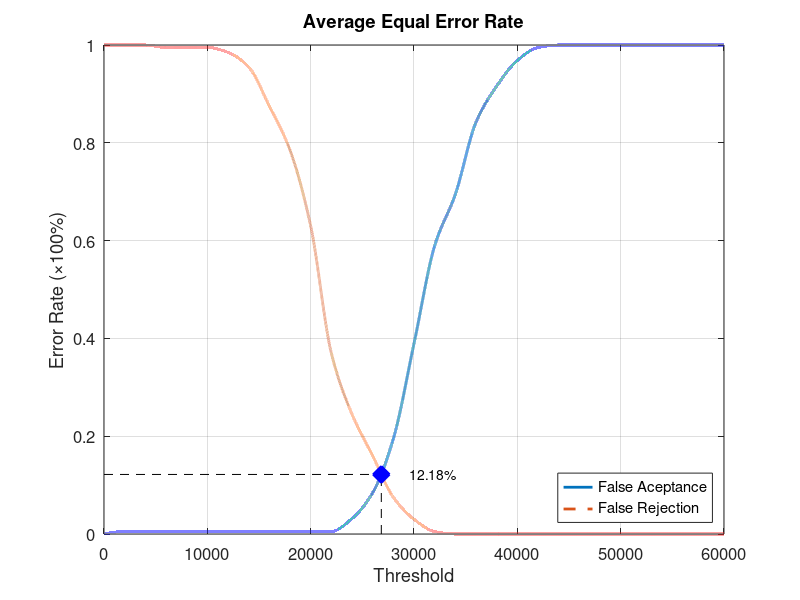
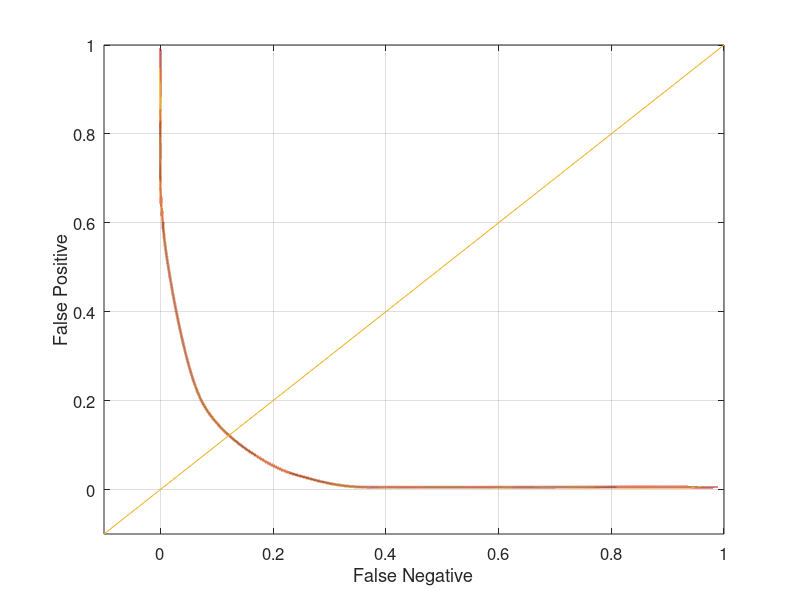

MATLAB code for these plots, in order:
function yEER = Database1_1
close all;
clear;
clc;
x = 0:2000:60000;
xq = 0:0.5:60000;

y0 = [0 0.00526316 0.00526316 0.00526316 0.00526316 0.00526316 0.00526316 0.00526316 0.00526316 0.00526316 0.00526316 0.00526316 0.0315789 0.0842105 0.194737 0.389474 0.589474 0.694737 0.842105 0.915789 0.968421 0.994737 1 1 1 1 1 1 1 1 1];
yy0 = interp1(x, y0, xq, 'pchip');
y1 = [1 1 1 0.995 0.995 0.995 0.985 0.955 0.875 0.785 0.63 0.37 0.245 0.16 0.075 0.03 0.005 0 0 0 0 0 0 0 0 0 0 0 0 0 0];
yy1 = interp1(x, y1, xq, 'pchip');

% Calculating EER: 
y2 = abs(y0 - y1);
find(y2 == min(y2))
yy2 = abs(yy0 - yy1);
xEER = find(yy2 == min(yy2));
xEERIndex = xq(xEER) % X-axis EER
yEER = yy0(xEER) % Y-axis EER

main = figure
plot(xq, yy0,'-','LineWidth', 2);	hold on
plot(xq, yy1,'--','LineWidth', 2);	hold on
plot([xEERIndex xEERIndex], [0 yEER], 'k--');	hold on
plot([0 xEERIndex], [yEER yEER], 'k--');	hold on
plot(xEERIndex, yEER, 'bx', 'LineWidth', 10);	hold on
text(xEERIndex + 10 * xEERIndex / 100, yEER, [num2str(round((10000 * yEER)) / 100) '%'])
legend('False Aceptance', 'False Rejection', 'Location', 'SouthEast')
xlabel('Threshold')
ylabel('Error Rate (\times100%)')
title('Average Equal Error Rate')
set(gca, 'FontSize', 12)
axis([0 60000 0 1])
grid on

print(main, 'Database1_1Main', '-dpng');
FNRxFPR = figure('Color', [1 1 1]);
plot(yy1, yy0, '-', yy1, yy0, 'LineWidth', 2);
hold on
y = -0.1:0.1:1
plot(y, y); 
set(gca, 'FontSize', 12)
xlabel('False Negative')
ylabel('False Positive')
axis([-0.1 1 -0.1 1])
set(gca, 'FontSize', 12)
grid on

print(FNRxFPR, 'Database1_1FNRxFPR','-dpng');
end
